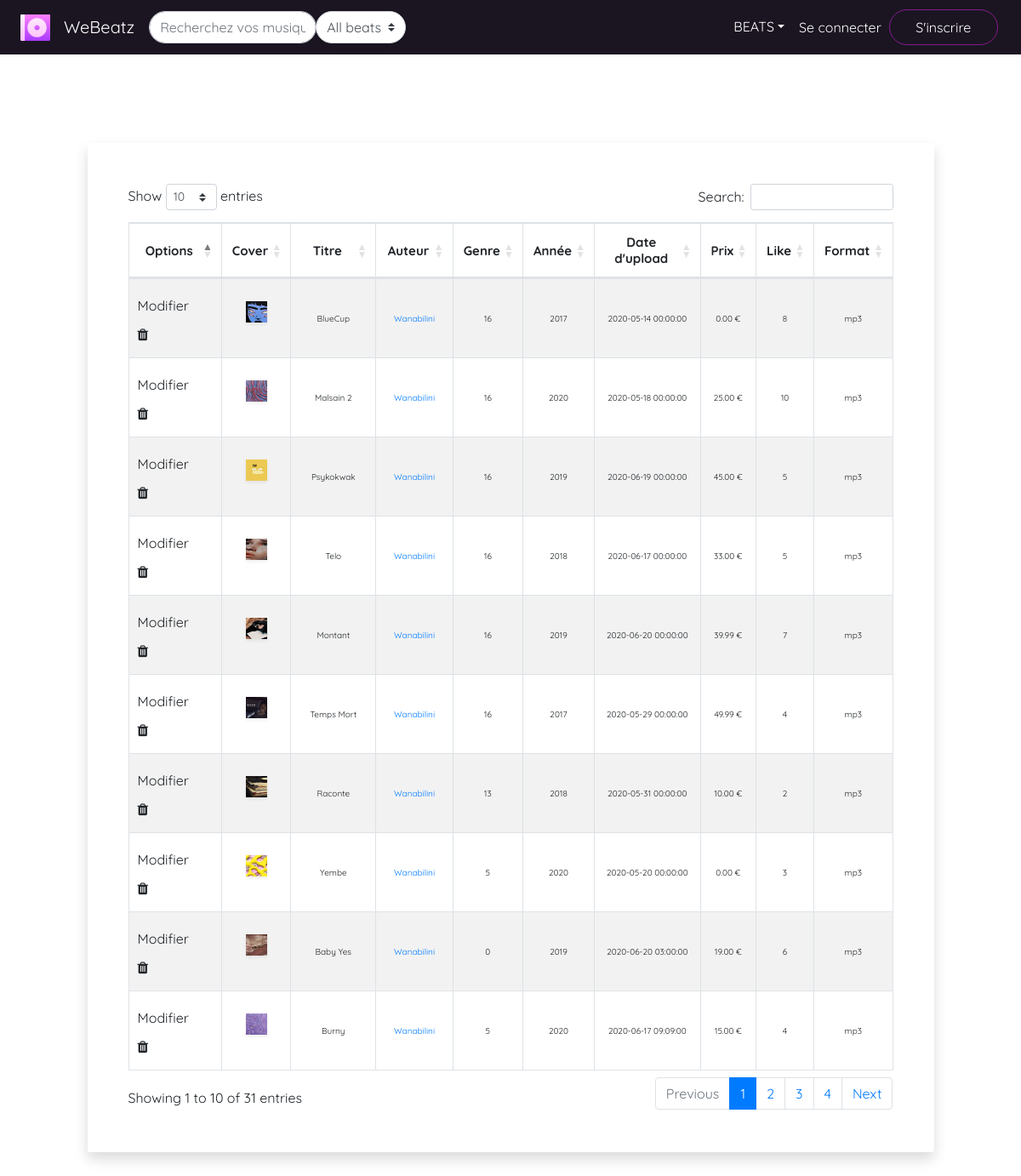
The app's page /WeBeatz/all-beats.php with its own data.
### tables this page shows
CREATE TABLE IF NOT EXISTS `beat` (
  `beat_id` int(15) UNSIGNED NOT NULL AUTO_INCREMENT,
  `beat_title` varchar(20) NOT NULL,
  `beat_author` varchar(25) NOT NULL,
  `beat_author_id` int(10) UNSIGNED NOT NULL,
  `beat_genre` int(2) UNSIGNED DEFAULT 0,
  `beat_description` text DEFAULT '  ',
  `beat_tags` text DEFAULT NULL,
  `beat_year` int(4) NOT NULL,
  `beat_price` double(7,2) UNSIGNED DEFAULT 0.00,
  `beat_format` varchar(5) NOT NULL,
  `beat_source` text NOT NULL,
  `beat_cover` text DEFAULT 'assets/img/cover_default.jpg',
  `beat_nbvente` int(15) UNSIGNED NOT NULL DEFAULT 0,
  `beat_like` int(6) DEFAULT 0,
  `beat_dateupload` datetime NOT NULL,
  PRIMARY KEY (`beat_id`),
  KEY `beat_author_id` (`beat_author_id`),
  KEY `beat_author` (`beat_author`),
  KEY `beat_genre` (`beat_genre`)
);

### WeBeatz/all-beats.php (the view, shortened to what this page needs)
<?php
include('assets/db/connexiondb.php');
if(isset($_SESSION['user_id'])){
     $req =$BDD->prepare("SELECT * FROM beat");
    $req->execute(array());
}
else{
    $req =$BDD->prepare("SELECT * FROM beat");
    $req->execute();
}
$afficher_membres=$req->fetchAll();
print_r($_POST);
?>
<!DOCTYPE html>
<html>
    <head>
        <link rel="stylesheet" type="text/css" href="https://cdn.datatables.net/1.10.19/css/dataTables.bootstrap4.min.css">
        <link rel="stylesheet" type="text/css" href="assets/css/navbar.css">
        <link rel="stylesheet" type="text/css" src="assets/css/all-utilisateurs.css">
    </head>
    <body>
        <?php
        require_once('assets/skeleton/navbar.php');
        ?>
        <br/><br/><br/><br/>
        <div class="row py-5">
            <div class="col-lg-10 mx-auto">
                <div class="card rounded shadow border-0">
                    <div class="card-body p-5 bg-white rounded">
                        <div class="table-responsive">
                            <table id="example" style="width:100%" class="table table-striped table-bordered">
                                <thead>
                                    <tr>
                                        <th class="text-center align-middle" >Options</th>
                                        <th class="text-center align-middle">Cover</th>
                                        <th class="text-center align-middle" >Titre</th>
                                        <th class="text-center align-middle" >Auteur</th>
                                        <th class="text-center align-middle" >Genre</th>
                                        <th class="text-center align-middle" >Année</th>
                                        <th class="text-center align-middle" >Date d'upload</th>
                                        <th class="text-center align-middle" >Prix</th>
                                        <th class="text-center align-middle" >Like </th>
                                        <th class="text-center align-middle" >Format</th>
                                    </tr>
                                </thead>
                                <tbody>
                                    <?php
                                    foreach($afficher_membres as $am){
                                    ?>
                                    <tr>
                                        <td class="text-center align-middle">
                                            <div class="row">
                                                <a href="view-beat.php?id=<?= $am['beat_id'] ?>" title="Modifier les informations de <?= $am['beat_title']?>"><button class="btn">Modifier</button></a>
                                                <button class="btn" title="Supprimer le beat <?= $am['beat_title']?>" data-toggle="modal" data-target="#desac_modal" onclick="goInputOption(this,'<?= $am['beat_id'] ?>','<?= $am['beat_title']?>')" value="suppr"><i class='fa fa-trash'></i></button>
                                            </div>
                                        </td>
                                        <td  class="text-center align-middle">
                                            <img src="<?=$am['beat_cover']?>" style="height : 25px; width : 25px;" class="img-fluid mb-3 roundedImage shadow-sm">
                                        </td>
                                        <td class="text-center align-middle">
                                            <span><?=$am['beat_title']?></span>
                                        </td>
                                        <td class="text-center align-middle">
                                            <a href="profil.php?profil_id=<?=$am['beat_author_id']?>"><span><?=$am['beat_author']?></span></a>
                                        </td>
                                        <td class="text-center align-middle">
                                            <span><?=$am['beat_genre']?></span>
                                        </td>
                                        <td class="text-center align-middle">
                                            <span><?=$am['beat_year']?></span>
                                        </td>
                                        <td class="text-center align-middle">
                                            <span><?=$am['beat_dateupload']?></span>
                                        </td>
                                        <td class="text-center align-middle">
                                            <span><?=$am['beat_price']?> €</span>
                                        </td>
                                        <td class="text-center align-middle">
                                            <span><?=$am['beat_like']?></span>
                                        </td>
                                        <td class="text-center align-middle">
                                            <span><?=$am['beat_format']?></span>
                                        </td>
                                    </tr>
                                    <?php
                                    }
                                    ?>
                                </tbody>
                            </table>
                        </div>
                    </div>
                </div>
            </div>
        </div>
    </body>
</html>

### WeBeatz/assets/css/var-couleurs-polices.css (style rules this page uses)
:root { --base-color1: #871b8b; --base-color2: #121619; --base-colorDark1: #1b0929; --base-colorDark2: #7728b2; --base-colorDark3: ; --background-dark : #121618; --base-color-purple1: #871b8b; --base-color-purple2: #121619; --base-color-purple3:; --base-police1: 'Quicksand', sans-serif; --base-taille1: 16px; }
body,html { font-family: var(--base-police1); }

### WeBeatz/assets/css/navbar.css (style rules this page uses)
:root { --couleurdark: rgb(27, 21, 33); --basepolice: ; --base-border-radius : 10px; --couleur1: var(--base-color1); }

### WeBeatz/all-beats.php (style rules this page uses)
tr { height: 5px; padding: none; }
tbody tr td { font-size: 10px; height: 5px; }
thead tr th { font-size: 15px; }

### records on screen
beat: beat_cover (picture), beat_title "BlueCup", beat_author "Wanabilini", beat_genre "16", beat_year "2017", beat_dateupload "2020-05-14 00:00:00", beat_price "0.00", beat_like "8", beat_format "mp3"
beat: beat_cover (picture), beat_title "Malsain 2", beat_author "Wanabilini", beat_genre "16", beat_year "2020", beat_dateupload "2020-05-18 00:00:00", beat_price "25.00", beat_like "10", beat_format "mp3"
beat: beat_cover (picture), beat_title "Psykokwak", beat_author "Wanabilini", beat_genre "16", beat_year "2019", beat_dateupload "2020-06-19 00:00:00", beat_price "45.00", beat_like "5", beat_format "mp3"
beat: beat_cover (picture), beat_title "Telo", beat_author "Wanabilini", beat_genre "16", beat_year "2018", beat_dateupload "2020-06-17 00:00:00", beat_price "33.00", beat_like "5", beat_format "mp3"
beat: beat_cover (picture), beat_title "Montant", beat_author "Wanabilini", beat_genre "16", beat_year "2019", beat_dateupload "2020-06-20 00:00:00", beat_price "39.99", beat_like "7", beat_format "mp3"
beat: beat_cover (picture), beat_title "Temps Mort", beat_author "Wanabilini", beat_genre "16", beat_year "2017", beat_dateupload "2020-05-29 00:00:00", beat_price "49.99", beat_like "4", beat_format "mp3"
beat: beat_cover (picture), beat_title "Raconte", beat_author "Wanabilini", beat_genre "13", beat_year "2018", beat_dateupload "2020-05-31 00:00:00", beat_price "10.00", beat_like "2", beat_format "mp3"
beat: beat_cover (picture), beat_title "Yembe", beat_author "Wanabilini", beat_genre "5", beat_year "2020", beat_dateupload "2020-05-20 00:00:00", beat_price "0.00", beat_like "3", beat_format "mp3"
beat: beat_cover (picture), beat_title "Baby Yes", beat_author "Wanabilini", beat_genre "0", beat_year "2019", beat_dateupload "2020-06-20 03:00:00", beat_price "19.00", beat_like "6", beat_format "mp3"
beat: beat_cover (picture), beat_title "Burny", beat_author "Wanabilini", beat_genre "5", beat_year "2020", beat_dateupload "2020-06-17 09:09:00", beat_price "15.00", beat_like "4", beat_format "mp3"
